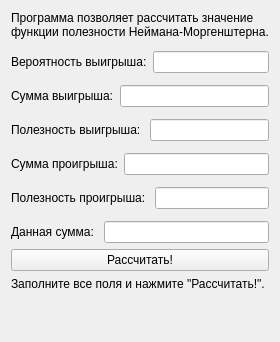
      <widget class="QWidget" name="tab_9">
       <attribute name="title">
        <string>Функция полезности</string>
       </attribute>
       <layout class="QVBoxLayout" name="verticalLayout_2">
        <item>
         <widget class="QLabel" name="label_5">
          <property name="text">
           <string>Программа позволяет рассчитать значение функции полезности Неймана-Моргенштерна.</string>
          </property>
          <property name="scaledContents">
           <bool>false</bool>
          </property>
          <property name="wordWrap">
           <bool>true</bool>
          </property>
         </widget>
        </item>
        <item>
         <layout class="QHBoxLayout" name="horizontalLayout_3">
          <property name="topMargin">
           <number>6</number>
          </property>
          <item>
           <widget class="QLabel" name="label_17">
            <property name="text">
             <string>Вероятность выигрыша:</string>
            </property>
           </widget>
          </item>
          <item>
           <widget class="QLineEdit" name="lineEdit_2"/>
          </item>
         </layout>
        </item>
        <item>
         <layout class="QHBoxLayout" name="horizontalLayout_8">
          <property name="topMargin">
           <number>6</number>
          </property>
          <item>
           <widget class="QLabel" name="label_18">
            <property name="text">
             <string>Сумма выигрыша:</string>
            </property>
           </widget>
          </item>
          <item>
           <widget class="QLineEdit" name="lineEdit"/>
          </item>
         </layout>
        </item>
        <item>
         <layout class="QHBoxLayout" name="horizontalLayout_9">
          <property name="topMargin">
           <number>6</number>
          </property>
          <item>
           <widget class="QLabel" name="label_19">
            <property name="text">
             <string>Полезность выигрыша: </string>
            </property>
           </widget>
          </item>
          <item>
           <widget class="QLineEdit" name="lineEdit_3"/>
          </item>
         </layout>
        </item>
        <item>
         <layout class="QHBoxLayout" name="horizontalLayout_10">
          <property name="topMargin">
           <number>6</number>
          </property>
          <item>
           <widget class="QLabel" name="label_20">
            <property name="text">
             <string>Сумма проигрыша:</string>
            </property>
           </widget>
          </item>
          <item>
           <widget class="QLineEdit" name="lineEdit_4"/>
          </item>
         </layout>
        </item>
        <item>
         <layout class="QHBoxLayout" name="horizontalLayout_11">
          <property name="topMargin">
           <number>6</number>
          </property>
          <item>
           <widget class="QLabel" name="label_21">
            <property name="text">
             <string>Полезность проигрыша: </string>
            </property>
           </widget>
          </item>
          <item>
           <widget class="QLineEdit" name="lineEdit_5"/>
          </item>
         </layout>
        </item>
        <item>
         <layout class="QHBoxLayout" name="horizontalLayout_12">
          <property name="topMargin">
           <number>6</number>
          </property>
          <item>
           <widget class="QLabel" name="label_22">
            <property name="text">
             <string>Данная сумма: </string>
            </property>
           </widget>
          </item>
          <item>
           <widget class="QLineEdit" name="lineEdit_6"/>
          </item>
         </layout>
        </item>
        <item>
         <widget class="QPushButton" name="calc_9">
          <property name="text">
           <string>Рассчитать!</string>
          </property>
         </widget>
        </item>
        <item>
         <widget class="QLabel" name="res_9">
          <property name="text">
           <string>Заполните все поля и нажмите &quot;Рассчитать!&quot;.</string>
          </property>
          <property name="wordWrap">
           <bool>true</bool>
          </property>
         </widget>
        </item>
        <item>
         <spacer name="verticalSpacer_9">
          <property name="orientation">
           <enum>Qt::Vertical</enum>
          </property>
          <property name="sizeHint" stdset="0">
           <size>
            <width>20</width>
            <height>40</height>
           </size>
          </property>
         </spacer>
        </item>
       </layout>
      </widget>
